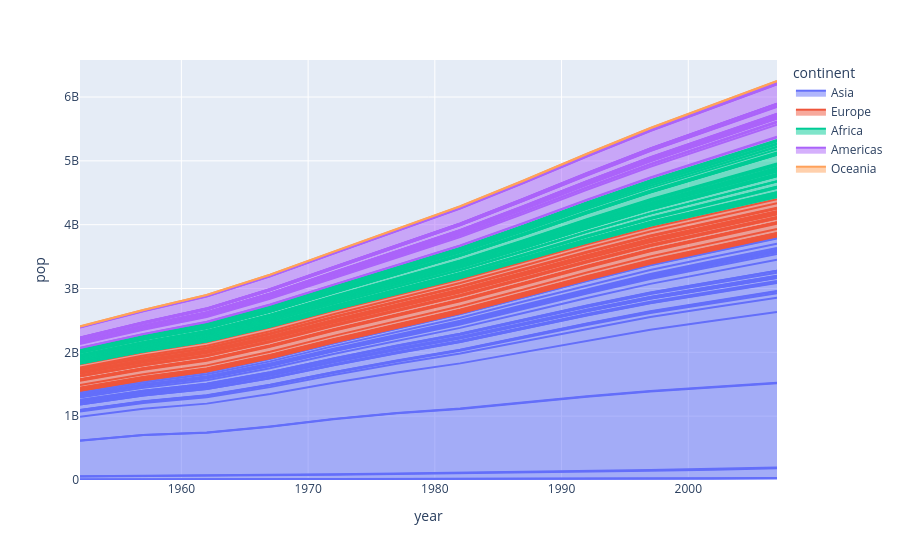

Here is the notebook cell this chart was saved with:
### Code cell
fig = px.area(df, x="year", y="pop", line_group="country", color='continent')
fig.show()
